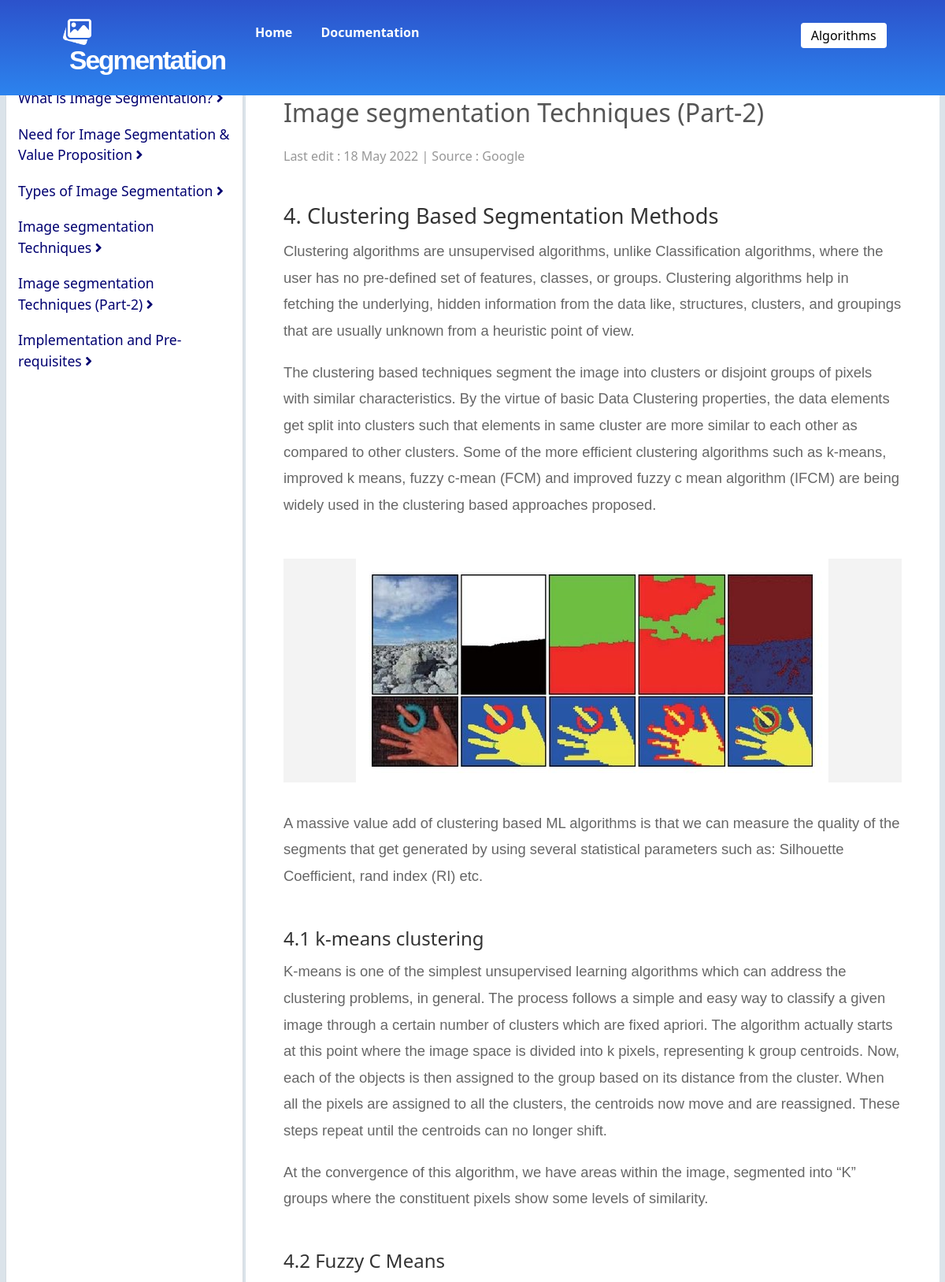
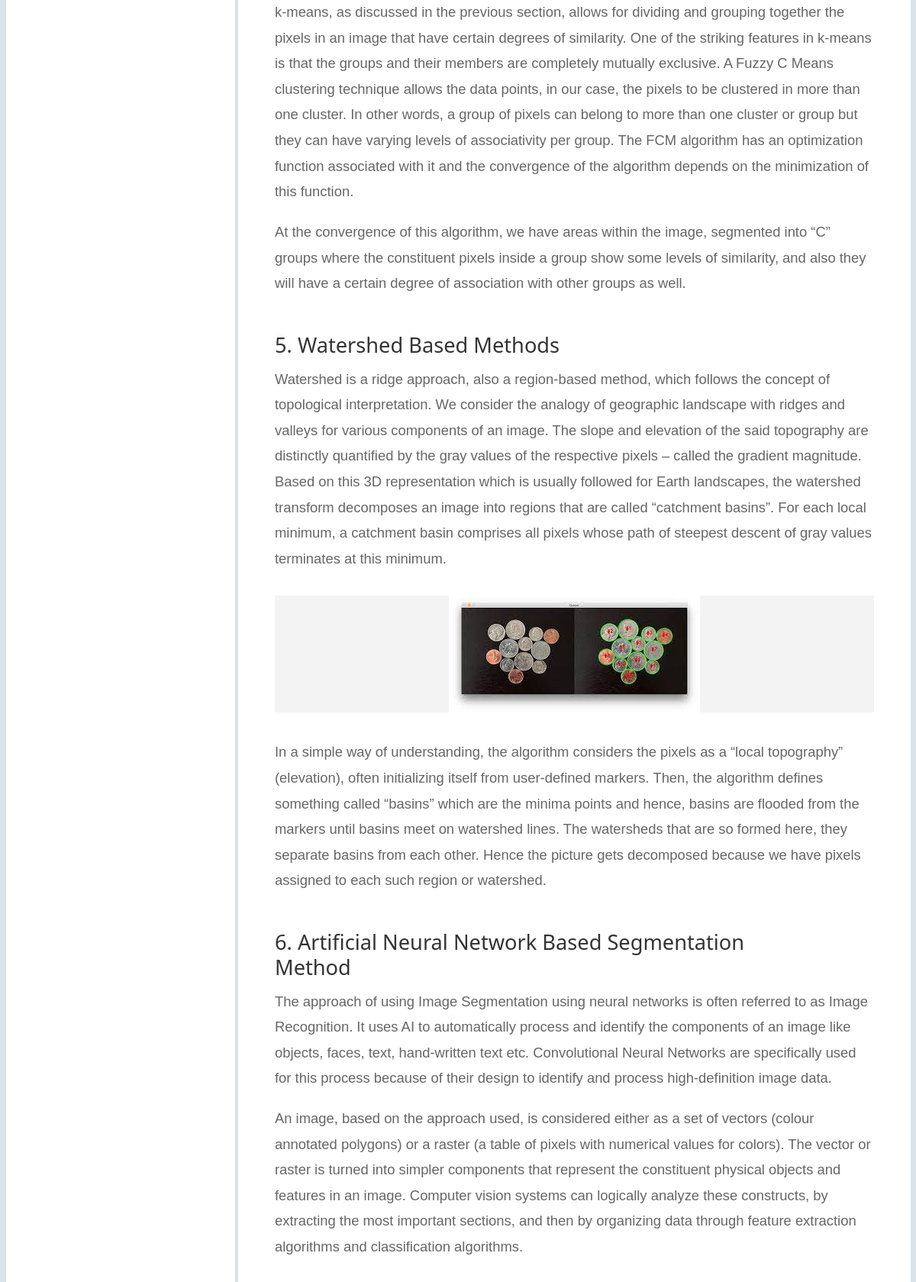
Screenshot of /Documentation?a=Article20220518071546zfs (upper part) with the database file from the repository (2 pictures, top to bottom).
### app/models.py (models this page shows)
class Article(models.Model):
    data_id = models.AutoField
    heading = models.CharField(max_length=200)
    source = models.CharField(max_length=50)
    content = models.TextField()
    date = models.CharField(max_length=50)
    article_id = models.CharField(max_length=100)

### app/views.py (the view, shortened to what this page needs)
# urls.py: path('Documentation',views.documentation,name='documentation'),
def documentation(request):
    getData = list(Article.objects.values("heading","article_id"))
    if "a" in request.GET:
        articleNeed = request.GET["a"]
        getArticle = list(Article.objects.filter(article_id = articleNeed))
        if len(getArticle) == 0:
            return HttpResponse("There is no such article exist")
        getArticle = getArticle[0]
        Article_Heading = getArticle.heading
        x = getArticle.content
        src = getArticle.source
        Article_date = getArticle.date
        articleBody = decodeMytags(Article_Heading,x,src,Article_date,articleNeed)
        if "error" in articleBody.keys():
            return HttpResponse("There is some error in this article")
        articleBody["sideData"] = getData
        return render(request,"Documentation.html",articleBody)

### app/complex.py (called while the page is built)
def decodeDate(d):
    li = list(d.split("-"))
    monthNumber = int(li[1])
    monthList = ["January","February","March","April","May","June","July","August","September","October","November","December"]
    month = monthList[monthNumber-1]
    date = li[0]+" "+month+" "+li[2]
    return date

### Templates/Documentation.html (shortened to what this page needs)
{% load static %}
<!DOCTYPE html>
<html lang="en">
<head>
    <link rel="stylesheet" href="https://cdnjs.cloudflare.com/ajax/libs/font-awesome/5.15.4/css/all.min.css" />
    <link href="https://cdn.jsdelivr.net/npm/bootstrap@5.1.3/dist/css/bootstrap.min.css" rel="stylesheet">
    <link rel="stylesheet" type="text/css" href="{% static 'index.css' %}" media="screen" />
    <link rel="stylesheet" type="text/css" href="{% static 'docs.css' %}" media="screen" />
</head>
<body>
    <div class="top-div">
        <header class="header-main">
            <div class="left-for-logo">
                <img src="{% static 'image-gallery.png' %}" alt="image-segmentation" class="logo" />
                <h2 class="brand-name">Segmentation</h2>
            </div>
            <div class="right-for-btns">
                <div class="left-inner-btns">
                    <a href="Home" class="header-links">Home</a>
                    <a href="/Documentation" class="header-links">Documentation</a>
                </div>
                <div class="right-inner-btns">
                    <a href="" class="btn header-links-type2">Algorithms</a>
                </div>
            </div>
        </header>
    </div>
    <div class="left-sidebar">
        <div class="inner-sidebar">
            {% for data in sideData %}
                <a href="/Documentation?a={{data.article_id}}" class="sidebar-btns"> {{data.heading}} <i class="fas fa-angle-right"></i></a>
            {% endfor %}
        </div>
    </div>
    <div class="body-div">
        <div class="main-content-div">
            <div class="content-container">
                {{Content}}
            </div>
        </div>
    </div>
</body>
</html>

### Templates/css/index.css (style rules this page uses)
.top-div { height: auto; background: linear-gradient(#2c52cb,#2c83ee); padding-bottom: 3.5rem; }
.header-main { padding: 1rem; padding-top: 0.6rem; }
.left-for-logo { float: left; height: auto; width: 25%; padding-left: 4rem; }
.right-for-btns { float: left; height: auto; width: 70%; padding-top: 0.5rem; }
.logo { width: 2.25rem; height:2.25rem; display: block; float: left; }
.brand-name { font-size: 2.1rem; color: #fff; display: block; float: left; font-weight: 600; padding-left: 0.5rem; letter-spacing: -2px; font-family:Arial, Helvetica, sans-serif; }
a { text-decoration: none; }
.header-links { color:#fff; font-weight: 600; transition: 0.25s ease-in-out; cursor: pointer; margin-right: 1rem; margin-left: 1rem; }
.left-inner-btns { float: left; }
.right-inner-btns { float: right; }
.header-links-type2 { background-color: #fff; color: #000; padding-top: 3px; font-weight: 500; padding-bottom: 3px; transition: 0.4s ease-in-out; }

### Templates/css/docs.css (style rules this page uses)
body { margin: 0; background-color: #f1f3f6; }
.top-div { padding-bottom: 0; padding-top: 0.7rem; position: fixed; width: 100%; top: 0; left: 0; z-index: 18; }
.header-main { height: auto; }
.left-sidebar { z-index:0 ; width: 25%; left: 0; position: fixed; height: 80vh; margin-top: 5.75rem; margin-left: 0.5rem; background-color: rgb(255, 255, 255); box-shadow: 0px 0px 1px rgb(184, 184, 184); }
.inner-sidebar { width: 100%; height: 90%; overflow-y: auto; scrollbar-width: none;padding-bottom: 5rem; }
.sidebar-btns { display: block; font-size: 1.1rem; width: fit-content; margin-left: 5%; margin-right: 5%; margin-top: 1.2rem; margin-bottom:1.2rem; font-weight: 500; color: rgb(0, 0, 112); transition: 0.3s ease-in-out; }
.body-div { height: 100vh; width: 100vw; overflow-y: auto; background-color: #f1f3f6; background-color:rgb(219, 227, 234); padding-left: 26%; padding-top: 5.75rem; scrollbar-width: none; }
.main-content-div { background-color: #fff; height: 99%; width: 99.2%; overflow-y: auto; }
.content-container { width: 100%; height: auto; padding-left: 3rem; padding-right: 3rem; padding-bottom: 5rem; }
.main-content-heading { width: 90%; padding-top:2rem; font-size: 2rem; color: #555; }
.content-label { display: block; padding-top: 1rem; padding-bottom: 1rem; color: #979797; }
.main-content-para { width: 100%; padding-top: 0.2rem; font-size: 1.15rem; line-height: 2.1rem; color: #666; font-family: 'Lucida Sans', 'Lucida Sans Regular', 'Lucida Grande', 'Lucida Sans Unicode', Geneva, Verdana, sans-serif; }
.sub-heading-1 { width: 90%; padding-top:2rem; font-size: 1.7rem; color: #333; }
.sub-heading-2 { width: 90%; padding-top:2rem; font-size: 1.5rem; color: #333; }
.for-article-img { background-color: #f3f3f3; margin-top: 2rem; width: 100%; margin-bottom: 2rem; display: block; height: auto; }
.article-img { max-width: 90%; max-height: 23rem; display: block; margin: 0 auto; }

### rows the page displays
Article: heading "Image segmentation Techniques (Part-2) Last edit : 18 May 2022 | Source : Google 4. Clustering Based Segmentation Methods Clustering algorithms are unsupervised algorithms, unlike Classification algorithms, where the user has no pre-defined set of features, classes, or groups. Clustering algorithms help in fetching the underlying, hidden information from the data like, structures, clusters, and groupings that are usually unknown from a heuristic point of view. The clustering based techniques segment the image into clusters or disjoint groups of pixels with similar characteristics. By the virtue of basic Data Clustering properties, the data elements get split into clusters such that elements…", heading (picture)

### other values shown
{{ data.heading }} "What is Image Segmentation?" "Need for Image Segmentation & Value Proposition" "Types of Image Segmentation" "Image segmentation Techniques" "Image segmentation Techniques (Part-2)" "Implementation and Pre-requisites"
